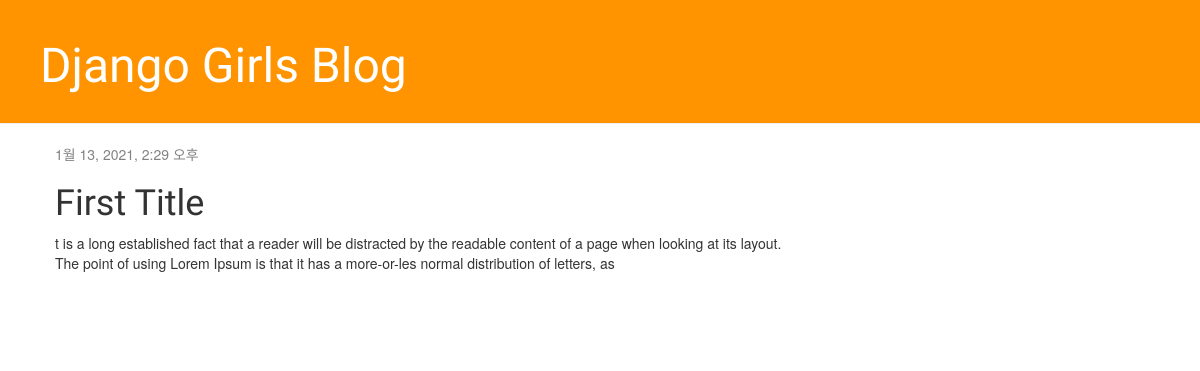
The page /post/6/ on the database as committed earlier.
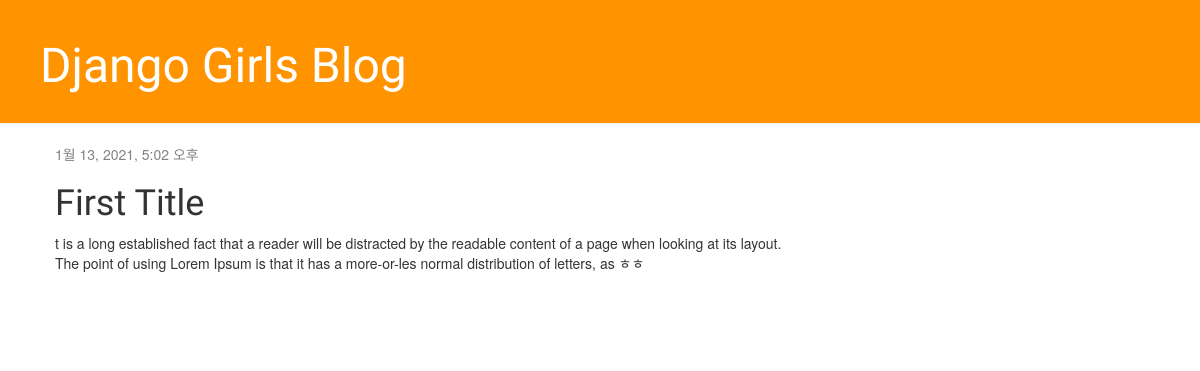
The same page on the database as committed later.
### blog/models.py (models this page shows, shortened)
class Post(models.Model):
    author = models.ForeignKey(
        settings.AUTH_USER_MODEL, on_delete=models.CASCADE)
    title = models.CharField(max_length=200)
    text = models.TextField()
    created_date = models.DateTimeField(
        default=timezone.now)
    published_date = models.DateTimeField(
        blank=True, null=True)

### blog/views.py (the view)
# urls.py: path('post/<int:pk>/', views.post_detail, name='post_detail'),
def post_detail(request, pk):
    post = get_object_or_404(Post, pk=pk)
    return render(request, 'blog/post_detail.html', {'post': post})

### blog/templates/blog/post_detail.html (shortened to what this page needs)
{% extends 'blog/base.html' %}
{% block content %}
    <div class="post">
        {% if post.published_date %}
            <div class="date">
                {{ post.published_date }}
            </div>
        {% endif %}
        <h1>{{ post.title }}</h1>
        <p>{{ post.text|linebreaksbr }}</p>
    </div>
{% endblock %}

Rows that differ between the two databases and show on the page:
changed Post "First Title": published_date "1월 13, 2021, 2:29 오후" → "1월 13, 2021, 5:02 오후"; text "…distribution of letters, as" → "…distribution of letters, as ㅎㅎ"
